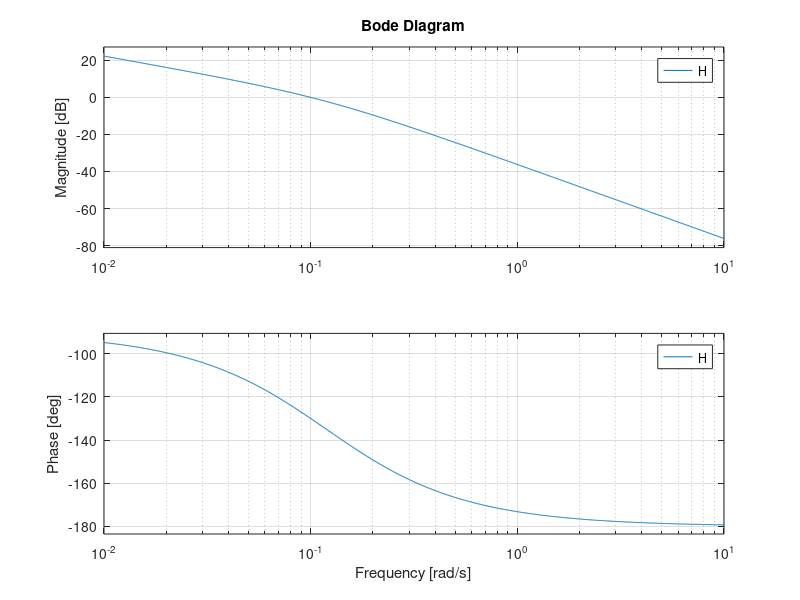

Write MATLAB code to recreate this figure.
% Constants from previous parts
K = 0.1557;
T = 70.5465;

Kpd = 0.838411873;
Td  = T;
Tf  = 8.390996312;

H = tf([Kpd*K],[Tf 1 0])
[Gm,Pm,Wgm,Wpm] = margin(H);
bode(H)
